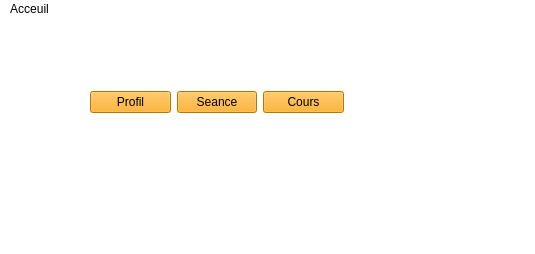
<?xml version="1.0" encoding="UTF-8"?>
<ui version="4.0">
 <class>MainWindow</class>
 <widget class="QMainWindow" name="MainWindow">
  <property name="geometry">
   <rect>
    <x>0</x>
    <y>0</y>
    <width>535</width>
    <height>254</height>
   </rect>
  </property>
  <property name="windowTitle">
   <string>MainWindow</string>
  </property>
  <property name="styleSheet">
   <string notr="true">QWidget{background-color:white;}
QPushButton{
background-color:orange;}

</string>
  </property>
  <widget class="QWidget" name="centralwidget">
   <widget class="QWidget" name="layoutWidget">
    <property name="geometry">
     <rect>
      <x>90</x>
      <y>70</y>
      <width>254</width>
      <height>26</height>
     </rect>
    </property>
    <layout class="QGridLayout" name="gridLayout">
     <item row="0" column="2">
      <widget class="QPushButton" name="pushButton_3">
       <property name="text">
        <string>Cours</string>
       </property>
      </widget>
     </item>
     <item row="0" column="1">
      <widget class="QPushButton" name="pushButton_2">
       <property name="text">
        <string>Seance</string>
       </property>
      </widget>
     </item>
     <item row="0" column="0">
      <widget class="QPushButton" name="pushButton">
       <property name="text">
        <string>Profil</string>
       </property>
      </widget>
     </item>
    </layout>
   </widget>
  </widget>
  <widget class="QMenuBar" name="menubar">
   <property name="geometry">
    <rect>
     <x>0</x>
     <y>0</y>
     <width>535</width>
     <height>17</height>
    </rect>
   </property>
   <widget class="QMenu" name="menuAcceuil">
    <property name="title">
     <string>Acceuil</string>
    </property>
   </widget>
   <addaction name="menuAcceuil"/>
  </widget>
  <widget class="QStatusBar" name="statusbar"/>
 </widget>
 <resources/>
 <connections/>
</ui>
